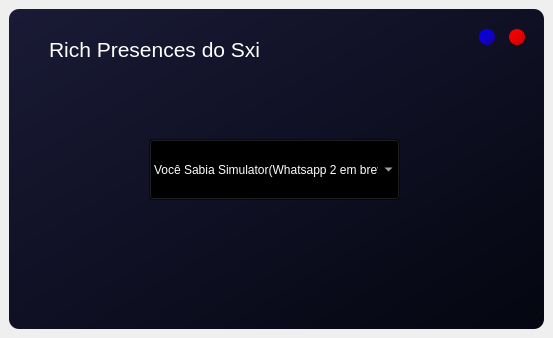
<?xml version="1.0" encoding="UTF-8"?>
<ui version="4.0">
 <class>MainWindow</class>
 <widget class="QMainWindow" name="MainWindow">
  <property name="geometry">
   <rect>
    <x>0</x>
    <y>0</y>
    <width>553</width>
    <height>338</height>
   </rect>
  </property>
  <property name="windowTitle">
   <string>MainWindow</string>
  </property>
  <widget class="QWidget" name="centralwidget">
   <layout class="QVBoxLayout" name="verticalLayout">
    <item>
     <widget class="QFrame" name="frame">
      <property name="styleSheet">
       <string notr="true">QFrame {
background-color: qlineargradient(spread:pad, x1:0, y1:0, x2:1, y2:1, stop:0 rgba(26, 26, 54, 255), stop:1 rgba(4, 6, 16, 255));
border-radius: 10px;
}
</string>
      </property>
      <property name="frameShape">
       <enum>QFrame::StyledPanel</enum>
      </property>
      <property name="frameShadow">
       <enum>QFrame::Raised</enum>
      </property>
      <widget class="QPushButton" name="Fechar">
       <property name="geometry">
        <rect>
         <x>500</x>
         <y>20</y>
         <width>16</width>
         <height>16</height>
        </rect>
       </property>
       <property name="styleSheet">
        <string notr="true">QPushButton {
background-color: qlineargradient(spread:pad, x1:0, y1:0, x2:1, y2:1, stop:0 rgba(255, 0, 0, 255), stop:1 rgba(208, 0, 0, 255));
border: none;
border-radius:8px;
}

QPushButton::Hover {
background-color: qlineargradient(spread:pad, x1:0, y1:0, x2:1, y2:1, stop:0 rgba(255, 138, 138, 255), stop:1 rgba(208, 104, 104, 255));
}</string>
       </property>
       <property name="text">
        <string/>
       </property>
      </widget>
      <widget class="QComboBox" name="Selecionar">
       <property name="geometry">
        <rect>
         <x>140</x>
         <y>130</y>
         <width>251</width>
         <height>61</height>
        </rect>
       </property>
       <property name="styleSheet">
        <string notr="true">QComboBox {
background-color: transparent;
color: rgb(255, 255, 255);
}
</string>
       </property>
       <item>
        <property name="text">
         <string>Você Sabia Simulator(Whatsapp 2 em breve)</string>
        </property>
       </item>
       <item>
        <property name="text">
         <string>Whatsapp 2(não funcional temporariamente)</string>
        </property>
       </item>
      </widget>
      <widget class="QPushButton" name="Minimizar">
       <property name="geometry">
        <rect>
         <x>470</x>
         <y>20</y>
         <width>16</width>
         <height>16</height>
        </rect>
       </property>
       <property name="styleSheet">
        <string notr="true">QPushButton {
background-color: qlineargradient(spread:pad, x1:0, y1:0, x2:1, y2:1, stop:0 rgba(0, 0, 255, 255), stop:1 rgba(27, 3, 143, 255));
border: none;
border-radius: 8px;
}
QPushButton::Hover {
background-color: qlineargradient(spread:pad, x1:0, y1:0, x2:1, y2:1, stop:0 rgba(127, 127, 255, 255), stop:1 rgba(79, 65, 143, 255));
}</string>
       </property>
       <property name="text">
        <string/>
       </property>
      </widget>
      <widget class="QLabel" name="Titulo">
       <property name="geometry">
        <rect>
         <x>40</x>
         <y>10</y>
         <width>211</width>
         <height>61</height>
        </rect>
       </property>
       <property name="font">
        <font>
         <pointsize>16</pointsize>
        </font>
       </property>
       <property name="styleSheet">
        <string notr="true">QLabel {
background-color: transparent;
color: white;
}</string>
       </property>
       <property name="text">
        <string>Rich Presences do Sxi</string>
       </property>
      </widget>
     </widget>
    </item>
   </layout>
  </widget>
 </widget>
 <resources/>
 <connections/>
</ui>
